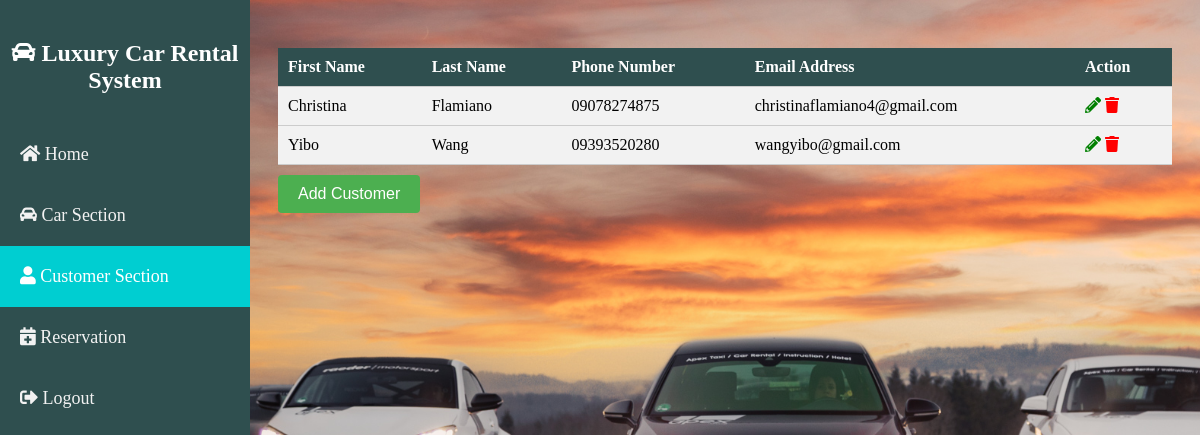
Page /pages/customer.php on the committed database.
### tables this page shows
CREATE TABLE `customer` (
  `customer_id` int(11) NOT NULL,
  `first_name` varchar(50) NOT NULL,
  `last_name` varchar(50) NOT NULL,
  `email` varchar(100) NOT NULL,
  `phone_number` varchar(20) NOT NULL
);

### pages/customer.php (the view, shortened to what this page needs)
<?php
	include '../includes/db_conn.php';
?>
<!DOCTYPE html>
<html>
<head>
  <link rel="stylesheet" type="text/css" href="../css/dashboard.css?v=p<?php echo time(); ?>">
  <link rel="stylesheet" type="text/css" href="../css/customer.css?v=p<?php echo time(); ?>">
  <link rel="stylesheet" href="https://cdnjs.cloudflare.com/ajax/libs/font-awesome/5.15.3/css/all.min.css"/>
</head>
<body>
	<div class="container">
	    <div class="sidebar">
	        <?php
              $current_file = basename($_SERVER['PHP_SELF']);
              $nav_links = array(
                  'Home' => 'dashboard.php',
                  'Car Section' => 'car.php',
                  'Customer Section' => 'customer.php',
                  'Reservation' => 'reservation.php',
                  'Logout' => 'index.php'
              );
          ?>
          <h2><i class="fas fa-car"></i> Luxury Car Rental System</h2>
          <?php foreach ($nav_links as $label => $file_name):
              $split = explode('.', $file_name);
          ?>
              <a href="<?php echo $file_name ?>" <?php if (strstr($current_file, $split[0]) !== false) { echo 'class="active"'; } ?>>
                  <i <?php if ($label === 'Home') { echo 'class="fas fa-home"';}
                          elseif ($label === 'Car Section') { echo 'class="fas fa-car-alt"';}
                          else if ($label === 'Customer Section') { echo 'class="fas fa-user"';}
                          else if ($label === 'Reservation') { echo 'class="fas fa-calendar-plus"';}
                          elseif ($label === 'Logout') { echo 'class="fas fa-sign-out-alt"';}    ?>></i>
                  <?php echo $label ?>
              </a>
          <?php endforeach; ?>
	    </div>
	    <div class="content">
      	<table>
			    <thead>
			        <tr>
			            <th>First Name</th>
			            <th>Last Name</th>
			            <th>Phone Number</th>
			            <th>Email Address</th>
			            <th>Action</th>
			        </tr>
			    </thead>
			    <tbody>
	        <?php
            $query = "SELECT * FROM customer";
            $result = mysqli_query($conn, $query);
            if (mysqli_num_rows($result) > 0) {
	        ?>
		        <?php
		            while ($row = mysqli_fetch_assoc($result)) {
		        ?>
		                <tr>
		                    <td><?php echo $row['first_name']; ?></td>
		                    <td><?php echo $row['last_name']; ?></td>
		                    <td><?php echo $row['phone_number']; ?></td>
		                    <td><?php echo $row['email']; ?></td>
		                    <td>
							    <a href="#" onclick="openEditCustomerModal('<?php echo htmlspecialchars(json_encode($row), ENT_QUOTES); ?>')"><i class="fas fa-pencil-alt icon-pencil"></i>
								</a>
							    <a href="#" onclick="openDeleteCustomerModal('<?php echo $row['customer_id']; ?>')">
							        <i class="fas fa-trash icon-trash"></i>
							    </a>
							</td>
		                </tr>
		        <?php
		            }
		        ?>
					<?php
					} else {
					    echo " ";
					}
					?>
					</tbody>
					</table>
					<button id="openModalBtn" class="button" onclick="openAddCustomerModal()">Add Customer</button>
	    </div>
    </div>
</body>
</html>

### css/dashboard.css (style rules this page uses)
body { background-image: url("../images/dashboard2.jpg"); background-size: cover; }
.sidebar { height: 100%; width: 250px; position: fixed; top: 0; left: 0; background-color: #2F4F4F; overflow-x: hidden; padding-top: 20px; }
.sidebar h2 { color: #fff; text-align: center; margin-bottom: 30px; }
.sidebar a { display: block; color: #f2f2f2; padding: 20px; font-size: 18px; text-decoration: none; }
.sidebar a.active { background-color: #00CED1; color: white; }

### css/customer.css (style rules this page uses)
table { position: relative; width: 100%; border-collapse: collapse; margin-top: 20px; }
th, td { padding: 10px; text-align: left; border-bottom: 1px solid #ccc; background-color: #f2f2f2; }
th { background-color: #2F4F4F; color: #fff; }
tr:nth-child(even) { background-color: #f2f2f2; }
table td a { text-decoration: none; }
.icon-pencil { color: green; }
.icon-trash { color: red; }
.content { margin-left: 250px; height: 100vh; padding: 20px; }
.button { background-color: #4CAF50; color: white; border: none; padding: 10px 20px; text-align: center; text-decoration: none; display: inline-block; font-size: 16px; border-radius: 4px; cursor: pointer; margin-top: 10px; }

### rows in the picture
customer: first_name "Christina", last_name "Flamiano", phone_number "09078274875", email "christinaflamiano4@gmail.com"
customer: first_name "Yibo", last_name "Wang", phone_number "09393520280", email "wangyibo@gmail.com"

### other values in the picture
$label "Home"
$label "Car Section"
$label "Customer Section"
$label "Reservation"
$label "Logout"
